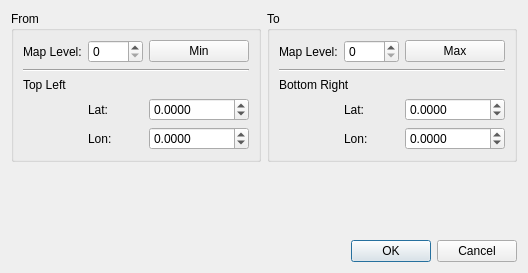
<?xml version="1.0" encoding="UTF-8"?>
<ui version="4.0">
 <class>OSMDownloadAreaDialog</class>
 <widget class="QDialog" name="OSMDownloadAreaDialog">
  <property name="geometry">
   <rect>
    <x>0</x>
    <y>0</y>
    <width>528</width>
    <height>273</height>
   </rect>
  </property>
  <property name="windowTitle">
   <string>OSM Download Area</string>
  </property>
  <layout class="QGridLayout" name="gridLayout">
   <item row="0" column="0">
    <layout class="QHBoxLayout" name="horizontalLayout" stretch="0,0">
     <item>
      <widget class="QGroupBox" name="groupBox">
       <property name="title">
        <string>From</string>
       </property>
       <layout class="QGridLayout" name="gridLayout_2">
        <item row="0" column="0">
         <widget class="QLabel" name="label">
          <property name="text">
           <string>Map Level:</string>
          </property>
         </widget>
        </item>
        <item row="0" column="1">
         <widget class="QSpinBox" name="levelFrom">
          <property name="maximum">
           <number>19</number>
          </property>
         </widget>
        </item>
        <item row="0" column="2">
         <widget class="QPushButton" name="setFromMinimum">
          <property name="text">
           <string>Min</string>
          </property>
         </widget>
        </item>
        <item row="1" column="0" colspan="3">
         <widget class="Line" name="line">
          <property name="orientation">
           <enum>Qt::Horizontal</enum>
          </property>
         </widget>
        </item>
        <item row="2" column="0">
         <widget class="QLabel" name="label_7">
          <property name="text">
           <string>Top Left</string>
          </property>
         </widget>
        </item>
        <item row="3" column="1">
         <widget class="QLabel" name="label_2">
          <property name="text">
           <string>Lat:</string>
          </property>
         </widget>
        </item>
        <item row="3" column="2">
         <widget class="QDoubleSpinBox" name="latFrom">
          <property name="minimumSize">
           <size>
            <width>100</width>
            <height>0</height>
           </size>
          </property>
          <property name="decimals">
           <number>4</number>
          </property>
          <property name="minimum">
           <double>-90.000000000000000</double>
          </property>
          <property name="maximum">
           <double>90.000000000000000</double>
          </property>
         </widget>
        </item>
        <item row="4" column="1">
         <widget class="QLabel" name="label_3">
          <property name="text">
           <string>Lon:</string>
          </property>
         </widget>
        </item>
        <item row="4" column="2">
         <widget class="QDoubleSpinBox" name="lonFrom">
          <property name="minimumSize">
           <size>
            <width>100</width>
            <height>0</height>
           </size>
          </property>
          <property name="decimals">
           <number>4</number>
          </property>
          <property name="minimum">
           <double>-180.000000000000000</double>
          </property>
          <property name="maximum">
           <double>180.000000000000000</double>
          </property>
         </widget>
        </item>
       </layout>
      </widget>
     </item>
     <item>
      <widget class="QGroupBox" name="groupBox_2">
       <property name="title">
        <string>To</string>
       </property>
       <layout class="QGridLayout" name="gridLayout_3">
        <item row="2" column="0" colspan="2">
         <widget class="QLabel" name="label_8">
          <property name="text">
           <string>Bottom Right</string>
          </property>
         </widget>
        </item>
        <item row="0" column="1">
         <widget class="QSpinBox" name="levelTo">
          <property name="maximum">
           <number>19</number>
          </property>
         </widget>
        </item>
        <item row="0" column="0">
         <widget class="QLabel" name="label_4">
          <property name="text">
           <string>Map Level:</string>
          </property>
         </widget>
        </item>
        <item row="0" column="2">
         <widget class="QPushButton" name="setToMaximum">
          <property name="text">
           <string>Max</string>
          </property>
         </widget>
        </item>
        <item row="1" column="0" colspan="3">
         <widget class="Line" name="line_2">
          <property name="orientation">
           <enum>Qt::Horizontal</enum>
          </property>
         </widget>
        </item>
        <item row="3" column="2">
         <widget class="QDoubleSpinBox" name="latTo">
          <property name="minimumSize">
           <size>
            <width>100</width>
            <height>0</height>
           </size>
          </property>
          <property name="decimals">
           <number>4</number>
          </property>
          <property name="minimum">
           <double>-90.000000000000000</double>
          </property>
          <property name="maximum">
           <double>90.000000000000000</double>
          </property>
         </widget>
        </item>
        <item row="4" column="2">
         <widget class="QDoubleSpinBox" name="lonTo">
          <property name="minimumSize">
           <size>
            <width>100</width>
            <height>0</height>
           </size>
          </property>
          <property name="decimals">
           <number>4</number>
          </property>
          <property name="minimum">
           <double>-180.000000000000000</double>
          </property>
          <property name="maximum">
           <double>180.000000000000000</double>
          </property>
         </widget>
        </item>
        <item row="3" column="1">
         <widget class="QLabel" name="label_5">
          <property name="text">
           <string>Lat:</string>
          </property>
         </widget>
        </item>
        <item row="4" column="1">
         <widget class="QLabel" name="label_6">
          <property name="text">
           <string>Lon:</string>
          </property>
         </widget>
        </item>
       </layout>
      </widget>
     </item>
    </layout>
   </item>
   <item row="1" column="0">
    <widget class="DeleteOldMapsWidget" name="deleteOldMapsWidget" native="true"/>
   </item>
   <item row="2" column="0">
    <spacer name="verticalSpacer">
     <property name="orientation">
      <enum>Qt::Vertical</enum>
     </property>
     <property name="sizeHint" stdset="0">
      <size>
       <width>20</width>
       <height>40</height>
      </size>
     </property>
    </spacer>
   </item>
   <item row="3" column="0">
    <widget class="QDialogButtonBox" name="buttonBox">
     <property name="orientation">
      <enum>Qt::Horizontal</enum>
     </property>
     <property name="standardButtons">
      <set>QDialogButtonBox::Cancel|QDialogButtonBox::Ok</set>
     </property>
    </widget>
   </item>
  </layout>
 </widget>
 <customwidgets>
  <customwidget>
   <class>DeleteOldMapsWidget</class>
   <extends>QWidget</extends>
   <header>src/DeleteOldMapsWidget.h</header>
   <container>1</container>
  </customwidget>
 </customwidgets>
 <resources/>
 <connections>
  <connection>
   <sender>buttonBox</sender>
   <signal>accepted()</signal>
   <receiver>OSMDownloadAreaDialog</receiver>
   <slot>accept()</slot>
   <hints>
    <hint type="sourcelabel">
     <x>248</x>
     <y>254</y>
    </hint>
    <hint type="destinationlabel">
     <x>157</x>
     <y>274</y>
    </hint>
   </hints>
  </connection>
  <connection>
   <sender>buttonBox</sender>
   <signal>rejected()</signal>
   <receiver>OSMDownloadAreaDialog</receiver>
   <slot>reject()</slot>
   <hints>
    <hint type="sourcelabel">
     <x>316</x>
     <y>260</y>
    </hint>
    <hint type="destinationlabel">
     <x>286</x>
     <y>274</y>
    </hint>
   </hints>
  </connection>
 </connections>
</ui>
